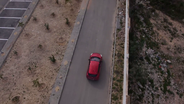
#> input picture DM01/im1.png, 184 x 104 px, shrunk from 576 x 324 before the run
$ python dm.py
#> lines starting #> are read from the running program, lines starting #| are printed output that depends on the picture; after the words box and inside, x2 and y2 are one past the last pixel; in counts of white or black regions, pixels touching at a corner belong together
"""
DM des grandes vacances - Informatique
Siffrein JACOBE
TSI2
"""
import os
import matplotlib.pyplot as plt
import matplotlib.image as mpimg
import numpy as np

os.chdir(r"C:\\Users\\Siffrein JACOBE\\Documents\\Coding\\tsi2\\DM_aout")


img1 = mpimg.imread("im1.png")
#> img1 is the input picture: shape (104, 184, 3) float32; mean R, G, B 0.347, 0.3, 0.294
img2 = mpimg.imread("im2.png")
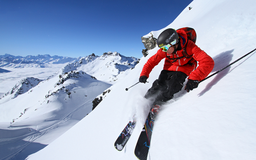
#> input picture DM01/im2.png, 256 x 160 px, shrunk from 800 x 501 before the run
#> img2 is the input picture: shape (160, 256, 3) float32; mean R, G, B 0.63, 0.671, 0.775


# QUESTION 1
seuilsRGB = [0.5, 1, 0, 1, 0, 1]


# QUESTION 2
def seuillage_pixel(p, seuil):
    if (seuil[0] <= p[0] <= seuil[1]
            and seuil[2] <= p[1] <= seuil[3]
            and seuil[4] <= p[2] <= seuil[5]):
        return [1, 1, 1]
    return [0, 0, 0]


# QUESTION 3
def seuillage(im, seuil):
    im_seuillee = np.zeros_like(im)

    for i_ligne, ligne in enumerate(im):
        for i_colonne, pixel in enumerate(ligne):
            im_seuillee[i_ligne, i_colonne] = seuillage_pixel(pixel, seuil)

    return im_seuillee


# QUESTION 4
img1_seuillee = seuillage(img1, seuilsRGB)
#> the loop in seuillage, `for i_ligne, ligne in enumerate(im):` made 104 passes
#> after the loop in seuillage, `for i_ligne, ligne in enumerate(im):`:
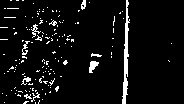
#> im_seuillee: shape (104, 184, 3) float32; values 0 (black) and 1 (white), 5.8% white in thin lines or dots
plt.imshow(img1_seuillee)
plt.show()

"""
Le seuillage à partir d'une image au format RGB est délicat car les 3 composantes de couleur sont utilisées pour donner la couleur affichée.
Ainsi, se concentrer sur une seule composante (ici le rouge) peut donc donner lieu à beaucoup de faux positifs car une composante ne reflète pas la couleur affichée.
Par exemple, le noir est codé par toutes les composantes à 1. Ainsi notre seuillage retourne un résultat indésirable en capturant la couleur noire.
"""


# QUESTION 5
# Ces fonctions ne marcheront pas pour une liste vide (pas grave dans notre cas)
def mini(liste):
    minimum = liste[0]
    for value in liste:
        if value < minimum:
            minimum = value
    return minimum


def maxi(liste):
    maximum = liste[0]
    for value in liste:
        if value > maximum:
            maximum = value
    return maximum


# QUESTION 6
def RGB_to_HSV(rgb):
    hsv = [0, 0, 0]
    delta = maxi(rgb) - mini(rgb)
    c_max = hsv[2] = maxi(rgb)

    if not -10**-8 <= delta <= 10**-8:
        if rgb[0] == c_max:
            hsv[0] = (((rgb[1] - rgb[2]) / delta) % 6) / 6
        if rgb[1] == c_max:
            hsv[0] = (2 + (rgb[2] - rgb[0]) / delta) / 6
        if rgb[2] == c_max:
            hsv[0] = (4 + (rgb[0] - rgb[1]) / delta) / 6

    if not - 10 ** -8 <= c_max <= 10 ** -8:
        hsv[1] = delta / c_max

    return hsv


# QUESTION 7
def conversion_RGB_HSV(im_rgb):
    im_hsv = np.zeros_like(im_rgb)

    for i_ligne, ligne in enumerate(im_rgb):
        for i_colonne, pixel in enumerate(ligne):
            im_hsv[i_ligne, i_colonne] = RGB_to_HSV(pixel)

    return im_hsv


"""
Pour vérifier que la fonction est correct, j'ai utilisé une fonction de matplotlib pour reconvertir en RGB pour voir si on récupérait l'image originale.

img1_hsv = conversion_RGB_HSV(img1)
plt.imshow(hsv_to_rgb(img1_hsv))
plt.show()
"""


# QUESTION 8
seuilsHSV = [0.7, 1, 0.5, 1, 0, 1]


# QUESTION 9
img1_hsv = conversion_RGB_HSV(img1)
#> the loop in conversion_RGB_HSV, `for i_ligne, ligne in enumerate(im_rgb):` made 104 passes
#> after the loop in conversion_RGB_HSV, `for i_ligne, ligne in enumerate(im_rgb):`:
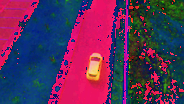
#> im_hsv: shape (104, 184, 3) float32; mean of channels 0, 1, 2 0.358, 0.188, 0.348; drawn as R, G, B
img1_seuillee = seuillage(img1_hsv, seuilsHSV)
#> the loop in seuillage (call 2), `for i_ligne, ligne in enumerate(im):` made 104 passes
#> after the loop in seuillage (call 2), `for i_ligne, ligne in enumerate(im):`:
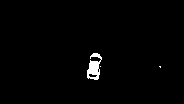
#> im_seuillee: shape (104, 184, 3) float32; values 0 (black) and 1 (white), 1.2% white; 3 white regions (2 under 20 px), largest, box (x1, y1, x2, y2) and area: (87, 53, 102, 80) 232
plt.imshow(img1_seuillee)
plt.show()

"""
Le seuillage est beaucoup mieux. On a toujours quelques faux positifs mais comparé au seuillage précédent, c'est négligable.
"""


# QUESTION 10
# On défini une fonction seuillage_pixel2 exclusif au contexte de la question
def seuillage_pixel2(p, seuil):
    # On sait que seuil[0] > seuil[1]
    if (0 <= p[0] <= seuil[1]
            and seuil[2] <= p[1] <= seuil[3]
            and seuil[4] <= p[2] <= seuil[5]):
        return [1, 1, 1]
    # J'aurai pu utilisé le comparateur "or" mais le code était pas très lisible
    if (seuil[0] <= p[0] <= 1
            and seuil[2] <= p[1] <= seuil[3]
            and seuil[4] <= p[2] <= seuil[5]):
        return [1, 1, 1]

    return [0, 0, 0]


def seuillage2(im, seuil):
    im_seuillee = np.zeros_like(im)

    for i_ligne, ligne in enumerate(im):
        for i_colonne, pixel in enumerate(ligne):
            if seuil[0] > seuil[1]:  # Si H_min est supérieure à H_max, on utilise la nouvelle fonction
                im_seuillee[i_ligne, i_colonne] = seuillage_pixel2(pixel, seuil)
            else:  # Sinon on utilise la fonction originale
                im_seuillee[i_ligne, i_colonne] = seuillage_pixel(pixel, seuil)

    return im_seuillee


img2_hsv = conversion_RGB_HSV(img2)
#> after the loop in conversion_RGB_HSV (call 2), `for i_ligne, ligne in enumerate(im_rgb):`:
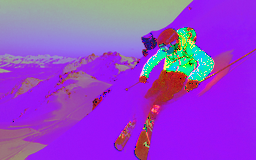
#> im_hsv: shape (160, 256, 3) float32; mean of channels 0, 1, 2 0.587, 0.274, 0.798; drawn as R, G, B
img2_seuillee = seuillage2(img2_hsv, [0.8, 0.2, 0.5, 1, 0, 1])
#> after the loop in seuillage2, `for i_ligne, ligne in enumerate(im):`:
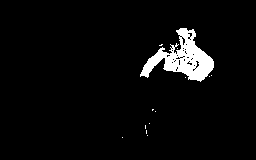
#> im_seuillee: shape (160, 256, 3) float32; values 0 (black) and 1 (white), 4.2% white; 13 white regions (12 under 20 px), largest, box (x1, y1, x2, y2) and area: (140, 28, 214, 82) 1711
plt.imshow(img2_seuillee)


# QUESTION 12
def cherche_centre(im):
    '''détermine le centre de gravité avec les formules du barycentre,
    utilisation des fonctions numpy pour réaliser la somme , im est l'image
    seuillée'''
    h = im.shape[0]  # hauteur de l'image en pixels
    l = im.shape[1]  # largeur de l'image en pixels
    im2D = im[:, :, 0]  # conversion de l'image : le contenu d'un pixel sera un
    # nombre (ex : 1) au lieu d'une liste de 3 nombres
    # identiques (ex : [1,1,1])
    sL = np.sum(im2D, 0)  # liste contenant la somme des lignes pour chaque colonne
    nC = np.arange(l)  # liste contenant les indexs des colonnes : commence à zéro
    pos_p_x = sL*nC  # liste contenant les positions pondérées
    sC = np.sum(im2D, 1)  # liste contenant la somme des colonnes pour chaque ligne
    nL = np.arange(h)  # liste contenant les indexs des lignes
    pos_p_y = sC*nL  # liste contenant les positions pondérées
    s = (np.sum(sL, 0))  # somme de tous les éléments de la matrice
    if s > 0:  # calcul dans le cas où s n'est pas nul
        xg = np.sum(pos_p_x, 0)/s  # somme sur les colonnes des positions pondérées
        yg = np.sum(pos_p_y, 0)/s  # somme sur les lignes des positions pondérées
    else:  # si tous les pixels sont noirs, on place le cdg au centre de l'image
        xg = l/2
        yg = h/2
    return xg, yg


xg, yg = cherche_centre(img2_seuillee)
plt.plot([xg], [yg], 'g^')
plt.show()
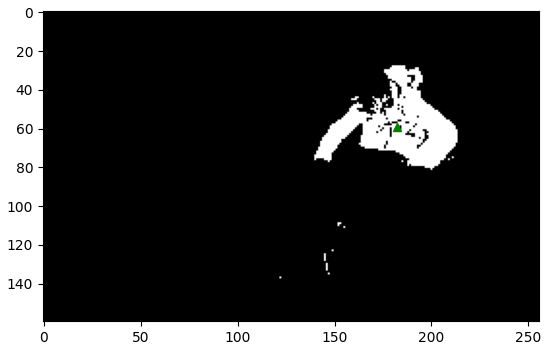
#> figure drawn by matplotlib, 1 panel
# Et ça fonctionne bien :)
